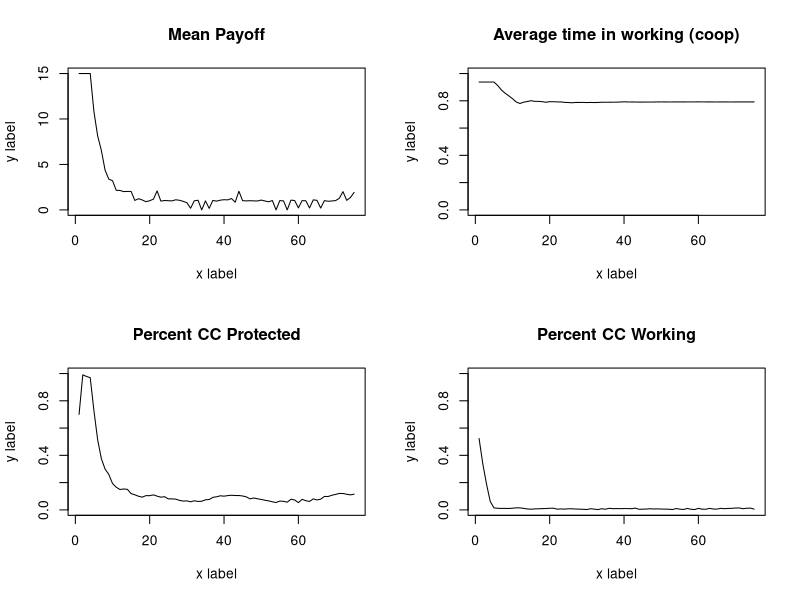
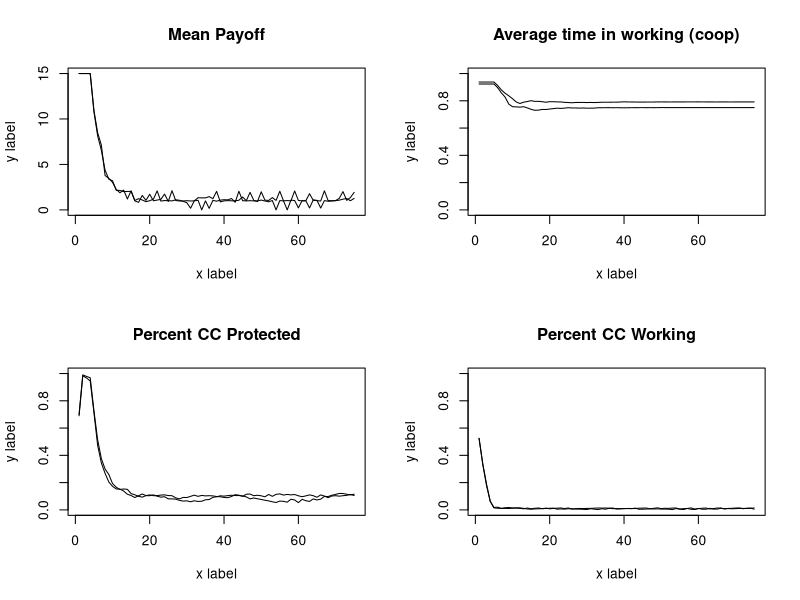
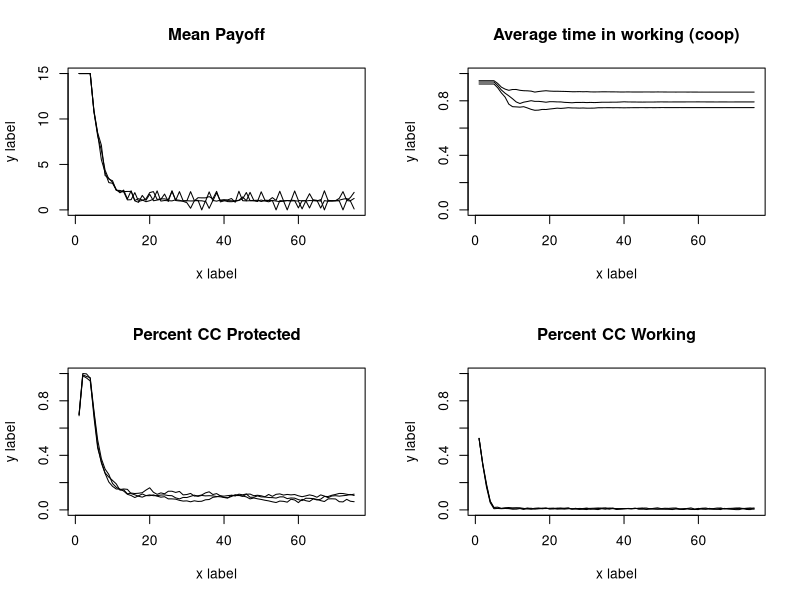
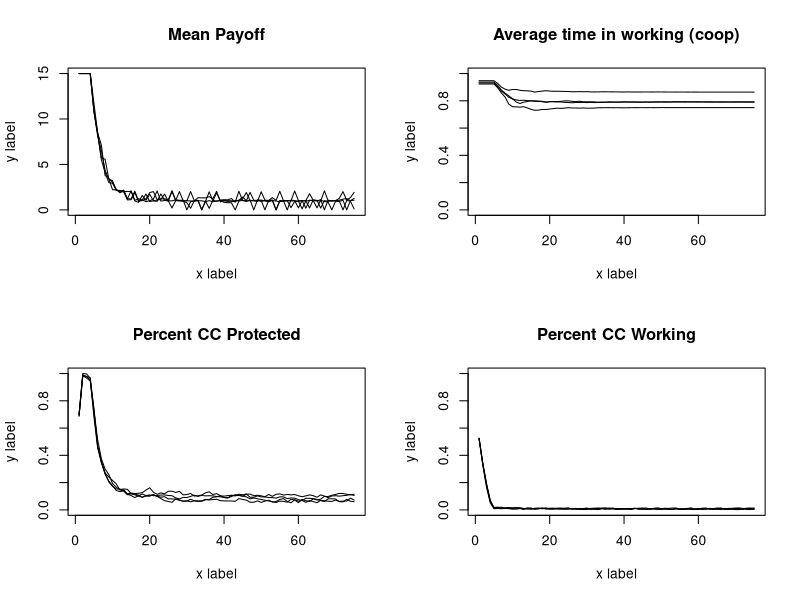
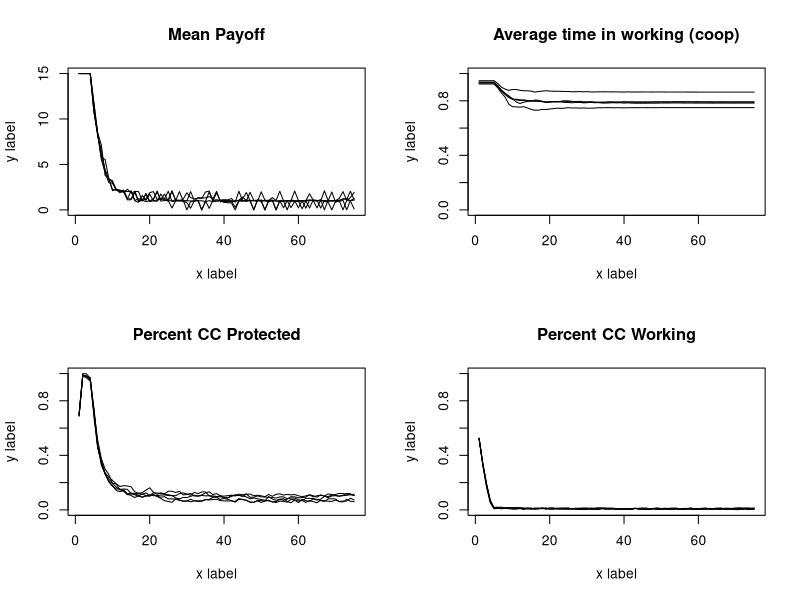
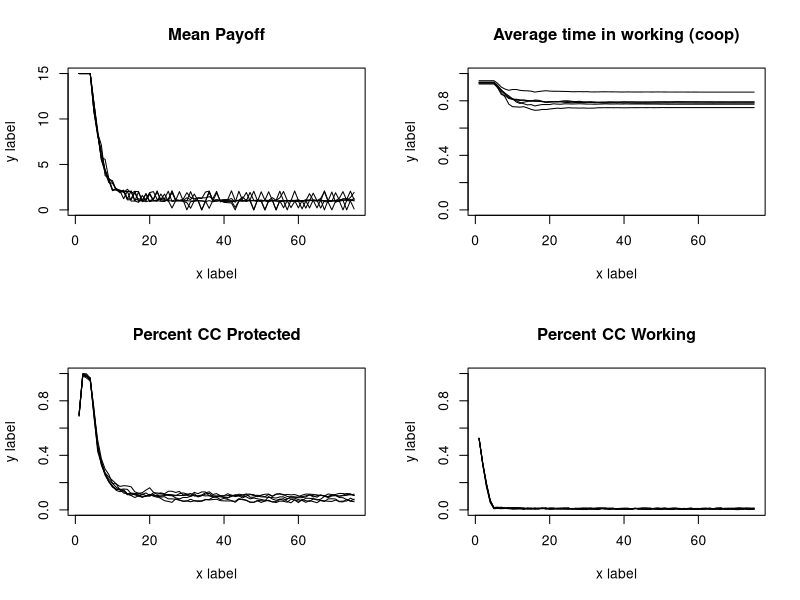
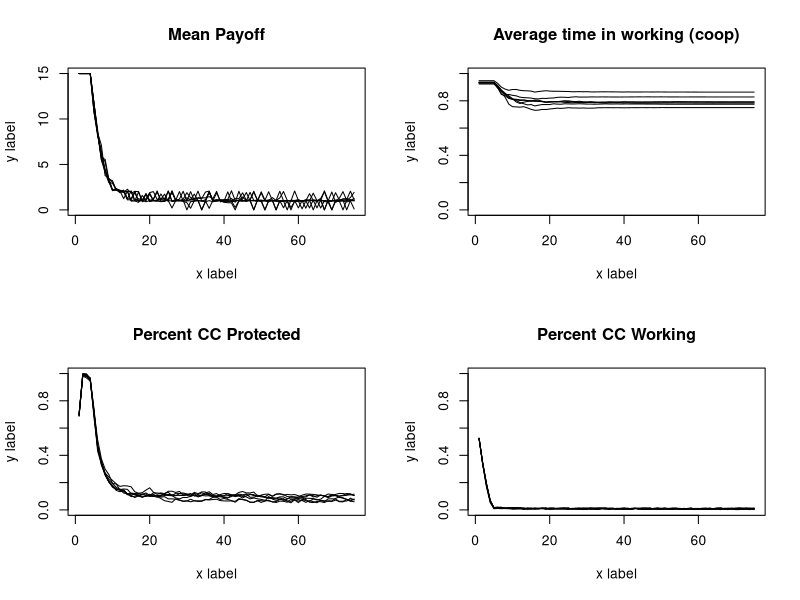
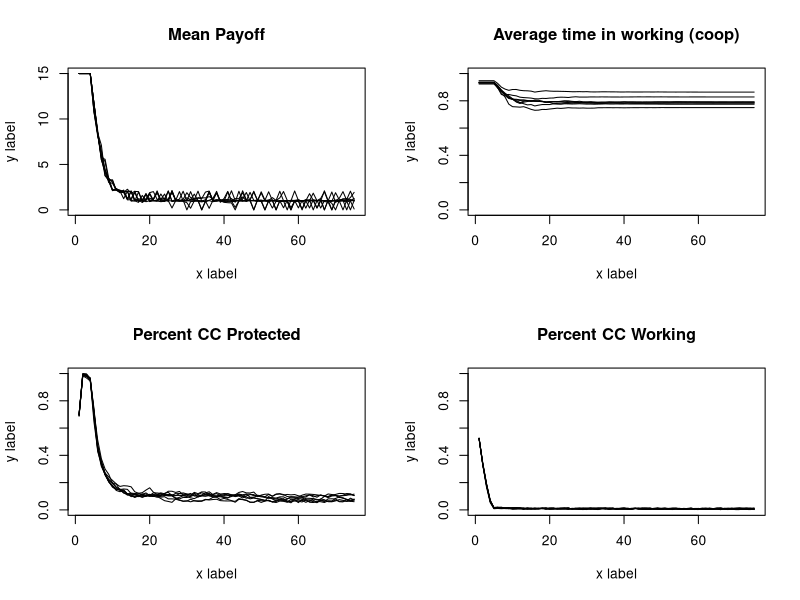

Recreate these plots in R, in order. (Note: a time limit stopped this script after it produced the figures.)
abm<-function(#Specified parameters
  
  Runs=3,
  Individuals=100, #number of total resource users in a population
  
  TotalCarryingCapacity=10000, #total available resource units
  
  StartPercCarryingCapacity = 0.7, #amount of resources available in the landscape at the start in proportion to CC
  
  PercProtected=0.15, #percent of the total resource that's in a protected area
  
  CoopPercStart=0.9, #percent of individuals who start by following the rules at t0
  
  LearningStrategy = "Success Bias", #options are Success Bias & Conformist
  
  TimeSteps=75,
  ResourceRegenerationPerTimeStep=1.5,
  harvestMax=15,
  ProbOfMobility=0.15){
  
  ## Create output dfs
  
  outputmeanTimeProtect<-as.data.frame(matrix(NA,TimeSteps,Runs)) #output df for mean time harvesting from protected area
  names(outputmeanTimeProtect)<- paste("Run", 1:Runs, sep="")
  
  outputmeanTimeWorking<-as.data.frame(matrix(NA,TimeSteps,Runs))#output df for mean time harvesting from working area
  names(outputmeanTimeWorking)<- paste("Run", 1:Runs, sep="")
  
  outputNumResourcesProtect<-as.data.frame(matrix(NA,TimeSteps,Runs))#output df for resources in protected area
  names(outputNumResourcesProtect)<- paste("Run", 1:Runs, sep="")
  
  outputpercCCProtect<-as.data.frame(matrix(NA,TimeSteps,Runs))#output df for % of CC in protected area
  names(outputpercCCProtect)<- paste("Run", 1:Runs, sep="")
  
  outputNumResourcesWorking<-as.data.frame(matrix(NA,TimeSteps,Runs))#output df for resources in working area
  names(outputNumResourcesWorking)<- paste("Run", 1:Runs, sep="")
  
  outputpercCCWorking<-as.data.frame(matrix(NA,TimeSteps,Runs))#output df for % of CC in working area
  names(outputpercCCWorking)<- paste("Run", 1:Runs, sep="")
  
  outputmeanPayoff<-as.data.frame(matrix(NA,TimeSteps,Runs)) #output df for mean payoff
  names(outputmeanPayoff)<- paste("Run", 1:Runs, sep="")
  
  
  
  for (r in 1:Runs){
    PercWorking= 1-PercProtected #percent of resource in a working landscape
    TotalCCResourceProtected=PercProtected*TotalCarryingCapacity #total resource units in carrying capacity of protected area
    TotalCCResourceWorking=PercWorking*TotalCarryingCapacity #total resource units in carrying capacity of working area
    StartResourceWorking = TotalCCResourceWorking*StartPercCarryingCapacity #number of resources in the working landscape starting
    StartResourceProtected = TotalCCResourceProtected*StartPercCarryingCapacity #number of resources in the protected landscape starting
    CoopNumStart= as.integer(CoopPercStart*Individuals) #number of individuals cooperating fully at t0
    DefNumStart= Individuals - CoopNumStart#number of individuals defecting at t0
    PercTimeProtected = c(rep(0,CoopNumStart),rbeta(DefNumStart,1,2)) #percent of their foraging time each indv spends in the PA
    PercTimeWorking = (1-PercTimeProtected)#percent of their foraging time each indv spends in the working landscape
    
    agents<-data.frame(PercTimeProtected,
                       PercTimeWorking,
                       PayoffProtectedLastTime = rep(NA,Individuals),
                       PayoffWorkingLastTime= rep(NA,Individuals))   #dataframe to be filled with initial payoffs
    
    ProtectPerDefect<-as.integer(StartResourceProtected/DefNumStart) #protected area resources per each individual harvesting there
    WorkingPerTotal<-as.integer(StartResourceWorking/Individuals) #working landscape resources per individual
    
    for ( i in 1:nrow(agents)){  #fill the starting df percent payoff from the protected landscape is a function of the amount 
      agent2<-agents[i,]   #of resources there per individual searching there, and a random draw with a chance of success equal to time spent
      agents[i,4]<-rbinom(1,as.integer(WorkingPerTotal),agent2$PercTimeWorking)
      agents[i,4]<-ifelse(agents[i,4]>=harvestMax,harvestMax,agents[i,4])
      agents[i,3]<- ifelse(agents[i,4]< harvestMax,rbinom(1,ProtectPerDefect,agent2$PercTimeProtected),0) #if they didnt get the max harvest, then 
      agents[i,3]<-ifelse(agents[i,3]>harvestMax-agents[i,4],harvestMax-agents[i,4],agents[i,3])
    } #see what they get from the working landscape first
    
    
    
    agents$PayoffTotalLastTime<- agents$PayoffProtectedLastTime + agents$PayoffWorkingLastTime #total payoff is the sum of what they get from both areas
    
    
    
    
    outputmeanTimeProtect[1,r] <- mean(agents$PercTimeProtected)  #fill it with the outouts from time 1
    outputmeanTimeWorking[1,r]  <- mean(agents$PercTimeWorking) 
    outputNumResourcesProtect[1,r] <- StartResourceProtected-sum(agents$PayoffProtectedLastTime) 
    outputNumResourcesWorking[1,r] <- StartResourceWorking-sum(agents$PayoffWorkingLastTime) 
    outputpercCCProtect[1,r]  <- outputNumResourcesProtect[1,r]/TotalCCResourceProtected
    outputpercCCWorking[1,r]  <- outputNumResourcesWorking[1,r]/TotalCCResourceWorking
    outputmeanPayoff[1,r]  <- mean(agents$PayoffTotalLastTime) 
    
    
    
    for (t in 2:TimeSteps){  #run the abm for all o fthe time steps
      
      #choose new strategy  
      
      LastTimeAgents<-agents  #save the agents from the pervious time to a new df
      
      LastTimePercTimeProtected<-LastTimeAgents$PercTimeProtected  #pull out the previous pretected foraging times as vector
      LastTimePercWorking<-LastTimeAgents$PercTimeWorking  #pull out the previous working foraging times as vector
      
      PercTimeProtected<-rep(NA,length(PercTimeProtected))  #nullify the previous perc time protected vector so we can fill it later and be confident the values changed
      
      if(LearningStrategy == "Success Bias"){ 
        for (j in 1:nrow(LastTimeAgents)){  
          ThisAgent<-LastTimeAgents[j,]      #modify the foraging strategy of each agent individually
          OtherAgents<-LastTimeAgents[-j,]   #dataframe of ther agents for them to copy from
          ThisAgentPayoff<-ThisAgent$PayoffTotalLastTime   #payoff last time period for this agent
          OtherAgentSpecific<-OtherAgents[sample(nrow(OtherAgents),1),] #choose a specific agent for them to get paired up with
          OtherAgentPayoff<-OtherAgentSpecific$PayoffTotalLastTime  #Payoff the other agent recieved
          OtherAgentPercProtect<-OtherAgentSpecific$PercTimeProtected #strategy of other agent
          ThisAgentPercProtect<-ThisAgent$PercTimeProtected  #strategy of this agent
          
          PercTimeProtected[j]<-ifelse(ThisAgentPayoff >=OtherAgentPayoff,ThisAgent$PercTimeProtected,
                                       (ThisAgentPercProtect+((OtherAgentPercProtect-ThisAgentPercProtect)/2))) #vector of new strategies
          
          #if this agent did better than the randomly selected agent then they keep their strategy
          #if they did worse thnan they modify their strategy to be the difference between their previou sstrategy and the randomly selected agent
          
        }}
      #if(LearningStrategy == "Conformist"){
      # for (j in 1:nrow(LastTimeAgents)){  
      #  ThisAgent<-LastTimeAgents[j,]      #Pull out each specific agent
      # OtherAgents<-LastTimeAgents[-j,]   #dataframe of ther agents for them to copy from
      #OtherAgentsSample<-OtherAgents[c(sample(1:nrow(OtherAgents),5)),] #haphazardly chose 5 here...look into lit to find good number!!!
      #OtherAgentsPercProtect<-mean(OtherAgentsSample$PercTimeProtected )# mean strategy of other agents
      #ThisAgentPercProtect<-ThisAgent$PercTimeProtected  #strategy of this agent
      
      #PercTimeProtected[j]<-(ThisAgentPercProtect+((OtherAgentsPercProtect-ThisAgentPercProtect)/2)) #vector of new strategies
      #}}
      
      #   if(LearningStrategy == "Conformist"){
      #    for (j in 1:nrow(LastTimeAgents)){  
      #     ThisAgent<-LastTimeAgents[j,]      #Pull out each specific agent
      #    OtherAgents<-LastTimeAgents[-j,]   #dataframe of ther agents for them to copy from
      #   OtherAgentsSample<-OtherAgents[c(sample(1:nrow(OtherAgents),5)),] #haphazardly chose 5 here...look into lit to find good number!!!
      #  ThisAgentPercProtect<-ThisAgent$PercTimeProtected
      # if(length(which(OtherAgentsSample$PercTimeProtected>0.0))>2 & ThisAgentPercProtect ==0.0){PercTimeProtected[j]<-rbeta(1,1,2)}
      #if(length(which(OtherAgentsSample$PercTimeProtected>0.0))>2 & ThisAgentPercProtect >0.0){PercTimeProtected[j]<-ThisAgentPercProtect}
      #    if(length(which(OtherAgentsSample$PercTimeProtected==0.0))>2){PercTimeProtected[j]<-0.0}
      #  }}
      
      if(LearningStrategy == "Conformist"){
        for (j in 1:nrow(LastTimeAgents)){  
          ThisAgent<-LastTimeAgents[j,]      #Pull out each specific agent
          OtherAgents<-LastTimeAgents[-j,]   #dataframe of ther agents for them to copy from
          OtherAgentsSample<-OtherAgents[c(sample(1:nrow(OtherAgents),5)),] #haphazardly chose 5 here...look into lit to find good number!!!
          ThisAgentPercProtect<-ThisAgent$PercTimeProtected
          if(length(which(OtherAgentsSample$PercTimeProtected>0.0))>2 ){
            PercTimeProtected[j]<-mean(OtherAgentsSample[OtherAgentsSample$PercTimeProtected!=0.0,]$PercTimeProtected )# mean strategy of other agents
          }
          if(length(which(OtherAgentsSample$PercTimeProtected==0.0))>2){PercTimeProtected[j]<-0.0}
        }}
      
      PercTimeWorking<- 1-PercTimeProtected   #time foraging in the working landscape
      
      
      agents<-data.frame(PercTimeProtected,   #new agent dataframe to fill
                         PercTimeWorking,
                         PayoffProtectedLastTime = rep(NA,Individuals),
                         PayoffWorkingLastTime= rep(NA,Individuals)) 
      
      
      #New resource pools to pull from
      #make sure they dont regenerate past their carrying capacity
      
      NewProtectedResourcesTotal<-round(outputNumResourcesProtect[t-1,r] * ResourceRegenerationPerTimeStep,digits=0)
      NewProtectedResourcesTotal<-ifelse(NewProtectedResourcesTotal<=  TotalCCResourceProtected,NewProtectedResourcesTotal, TotalCCResourceProtected)
      NewWorkingResourcesTotal<-round(outputNumResourcesWorking[t-1,r] * ResourceRegenerationPerTimeStep,digits=0)
      NewWorkingResourcesTotal<-ifelse(NewWorkingResourcesTotal<=TotalCCResourceWorking,NewWorkingResourcesTotal,TotalCCResourceWorking)
      
      ##Resource mobility
      LeaveWorking<-rbinom(1,NewWorkingResourcesTotal,ProbOfMobility) #number of resources which leave the protected area
      LeaveProtected<-rbinom(1,as.integer(NewProtectedResourcesTotal),ProbOfMobility)#number of resources which leave the working area
      
      #do the accounting on entering vs leaving individuals
      NewWorkingResourcesTotal<-NewWorkingResourcesTotal-LeaveWorking+LeaveProtected
      NewProtectedResourcesTotal<-NewProtectedResourcesTotal-LeaveProtected+LeaveWorking
      
      #Make sure they dont go over the CC again
      NewWorkingResourcesTotal<-ifelse(NewWorkingResourcesTotal<=TotalCCResourceWorking,NewWorkingResourcesTotal,TotalCCResourceWorking)
      NewProtectedResourcesTotal<-ifelse(NewProtectedResourcesTotal<=  TotalCCResourceProtected,NewProtectedResourcesTotal, TotalCCResourceProtected)
      
      
      ##calculate available resources per individual
      if(nrow(agents[agents$PercTimeProtected>0,])==0){ProtectPerDefect<-NewProtectedResourcesTotal}
      if(nrow(agents[agents$PercTimeProtected>0,])!=0){ProtectPerDefect<-as.integer(NewProtectedResourcesTotal/nrow(agents[agents$PercTimeProtected>0,]))}
      WorkingPerTotal<-as.integer(NewWorkingResourcesTotal/Individuals)
      
      
      for ( i in 1:nrow(agents)){  #fill the starting df percent payoff from the protected landscape is a function of the amount 
        agent2<-agents[i,]   #of resources there per individual searching there, and a random draw with a chance of success equal to time spent
        agents[i,4]<-rbinom(1,as.integer(WorkingPerTotal),agent2$PercTimeWorking)
        agents[i,4]<-ifelse(agents[i,4]>=harvestMax,harvestMax,agents[i,4])
        agents[i,3]<- ifelse(agents[i,4]< harvestMax,rbinom(1,ProtectPerDefect,agent2$PercTimeProtected),0) #if they didnt get the max harvest, then 
        agents[i,3]<-ifelse(agents[i,3]>harvestMax-agents[i,4],harvestMax-agents[i,4],agents[i,3])
      } #see what they get from the working landscape first
      
      
      
      agents$PayoffTotalLastTime<- agents$PayoffProtectedLastTime + agents$PayoffWorkingLastTime #total payoff is the sum of what they get from both areas
      
      outputmeanTimeProtect[t,r] <- mean(agents$PercTimeProtected)  #fill it with the outouts from time 1
      outputmeanTimeWorking[t,r]  <- mean(agents$PercTimeWorking) 
      outputNumResourcesProtect[t,r] <- NewProtectedResourcesTotal-sum(agents$PayoffProtectedLastTime) 
      outputNumResourcesWorking[t,r]  <- NewWorkingResourcesTotal-sum(agents$PayoffWorkingLastTime)
      outputpercCCProtect[t,r]  <- outputNumResourcesProtect[t,r]/TotalCCResourceProtected
      outputpercCCWorking[t,r]  <- outputNumResourcesWorking[t,r]/TotalCCResourceWorking
      outputmeanPayoff[t,r]  <- mean(agents$PayoffTotalLastTime)
      
    }
    par(mfrow=c(2,2))
    
    #mean payoff
    plot(rowMeans(outputmeanPayoff), type = 'l', ylab = "y label", xlab = "x label", ylim=c(0,harvestMax), lwd = 3, main = "Mean Payoff")
    
    for (j in 1:Runs) {  
      
      lines(outputmeanPayoff[,j], type = 'l')  # add lines for each run, up to r_max
      
    }
    
    #% CC protected
    plot(rowMeans(outputmeanTimeWorking), type = 'l', ylab = "y label", xlab = "x label", ylim=c(0,1), lwd = 3, main = "Average time in working (coop)")
    
    for (j in 1:Runs) {  
      
      lines(outputmeanTimeWorking[,j], type = 'l')  # add lines for each run, up to r_max
      
    }
    
    #% CC protected
    plot(rowMeans(outputpercCCProtect), type = 'l', ylab = "y label", xlab = "x label", ylim=c(0,1), lwd = 3, main = "Percent CC Protected")
    
    for (j in 1:Runs) {  
      
      lines(outputpercCCProtect[,j], type = 'l')  # add lines for each run, up to r_max
      
    }
    
    #% CC working
    plot(rowMeans(outputpercCCWorking), type = 'l', ylab = "y label", xlab = "x label", ylim=c(0,1), lwd = 3, main = "Percent CC Working")
    
    for (j in 1:Runs) {  
      
      lines(outputpercCCWorking[,j], type = 'l')  # add lines for each run, up to r_max
      
    }

    
  }
  outputmeanPayoff$Timestep<-c(1:TimeSteps)
  outputmeanTimeProtect$Timestep<-c(1:TimeSteps)
  outputmeanTimeWorking$Timestep<-c(1:TimeSteps)
  outputNumResourcesProtect$Timestep<-c(1:TimeSteps)
  outputNumResourcesWorking$Timestep<-c(1:TimeSteps)
  outputpercCCProtect$Timestep<-c(1:TimeSteps)
  outputpercCCWorking$Timestep<-c(1:TimeSteps)
  outputmeanPayoff$Timestep<-c(1:TimeSteps)
  
  
  FullOutput<-list(meanPayoff=outputmeanPayoff,
                   meanTimeProtect=outputmeanTimeProtect,
                   meanTimeWorking=outputmeanTimeWorking,
                   NumResourcesProtect=outputNumResourcesProtect,
                   NumResourcesWorking=outputNumResourcesWorking,
                   percCCProtect=outputpercCCProtect,
                   percCCWorking=outputpercCCWorking,
                   meanPayoff=outputmeanPayoff)
  
  FullOutput<<-FullOutput
  
  
}

abm(Runs=10,CoopPercStart = 0.8, ProbOfMobility=0.45 )

#fill a dataframe with the means

FillData<-data.frame(PercProtected=seq(0.1,0.9,0.05),ResourceMobility=seq(0.1,0.9,0.05))
FillData<-expand.grid(PercProtected=seq(0.1,0.9,0.05), ResourceMobility=seq(0.1,0.9,0.05))
FillData$ProtectedCC<-rep(NA,nrow(FillData))

for (i in 1:nrow(FillData)){
abm(Runs=10,Individuals = 100,
    PercProtected = FillData[i,]$PercProtected, 
    ProbOfMobility = FillData[i,]$ResourceMobility)
FillData[i,3]<-apply(FullOutput$percCCProtect[75,1:10],1,mean)  
  
}
  
